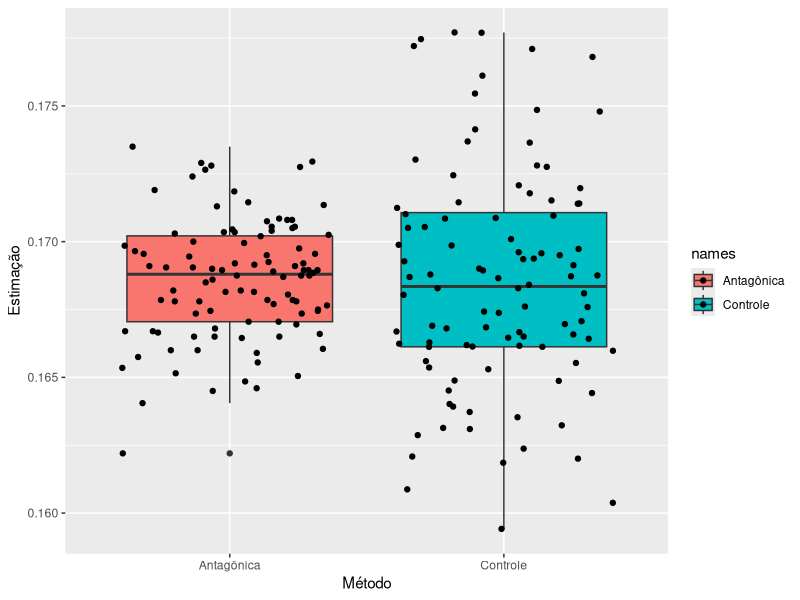

Write the R code that produced this figure.
## ---- chunk 1
library(ggplot2, quietly = TRUE)
## ---- chunk 2
expr <- function(lambda){
  u <- runif(1)
  return(-1*log(u)/lambda)
}
## ---- chunk 3
exprn <- function(n,lambda){
  exp <- NULL
  for(i in 1:n){
    exp[i] <- expr(lambda)
  }
  return(exp)
}
## ---- chunk 4
q1_a <- function(n){
  prob <- NULL ;  temp <- NULL
  for(j in 1:n){
    for(i in 1:n) temp[i] <- ifelse(sum(1:5*exprn(5, 1)) >= 21.6, 1, 0)
    prob[j] <- mean(temp)
  }
  return(mean(prob))
}
## ---- chunk 5
a <- q1_a(100) ; a
## ---- chunk 6
q1_b <- function(n){
  media <- NULL ; prob <- NULL
  for(j in 1:n){
    for(i in 1:n){
      u <- runif(5)
      r1 <- ifelse(sum(1:5*(-log(u))) >= 21.6 , 1, 0)
      r2 <- ifelse(sum(1:5*(-log(1-u))) >= 21.6, 1, 0)
      media[i] <- mean(c(r1, r2))
   }
   prob[j] <- mean(media) 
  }
  return(mean(prob))
}
## ---- chunk 7
b <- q1_b(100) ; b
## ---- chunk 8
q1_c <- function(n){
  prob <- NULL ; y <- NULL ; z <- NULL
  for(j in 1:n){
    for(i in 1:n){
      y[i] <- ifelse(sum(1:5*(-log(runif(5)))) >= 21.6 , 1, 0)
      z[i] <- sum(1:5*(-log(runif(5))))
    }
    covariance <- cov(y, z)
    prob[j] <- mean(y)-(covariance/55)*(mean(z)-15)
  }
  return(mean(prob))
}
## ---- chunk 9
c <- q1_c(100) ; c
## ---- chunk 10
# Ggplot2 library
antagonica <- NULL
for(i in 1:100){
  antagonica[i] <- q1_b(100)
}

controle <- NULL
for(i in 1:100){
  controle[i] <- q1_c(100)
}
 
# Data 
names=c(rep("Antagônica", 100) , rep("Controle", 100))
value=c(antagonica,controle)
data=data.frame(names,value)
 
#Graph
qplot(x=names , y=value , data=data , geom=c("boxplot","jitter") , fill=names, xlab = 'Método', ylab = 'Estimação')
